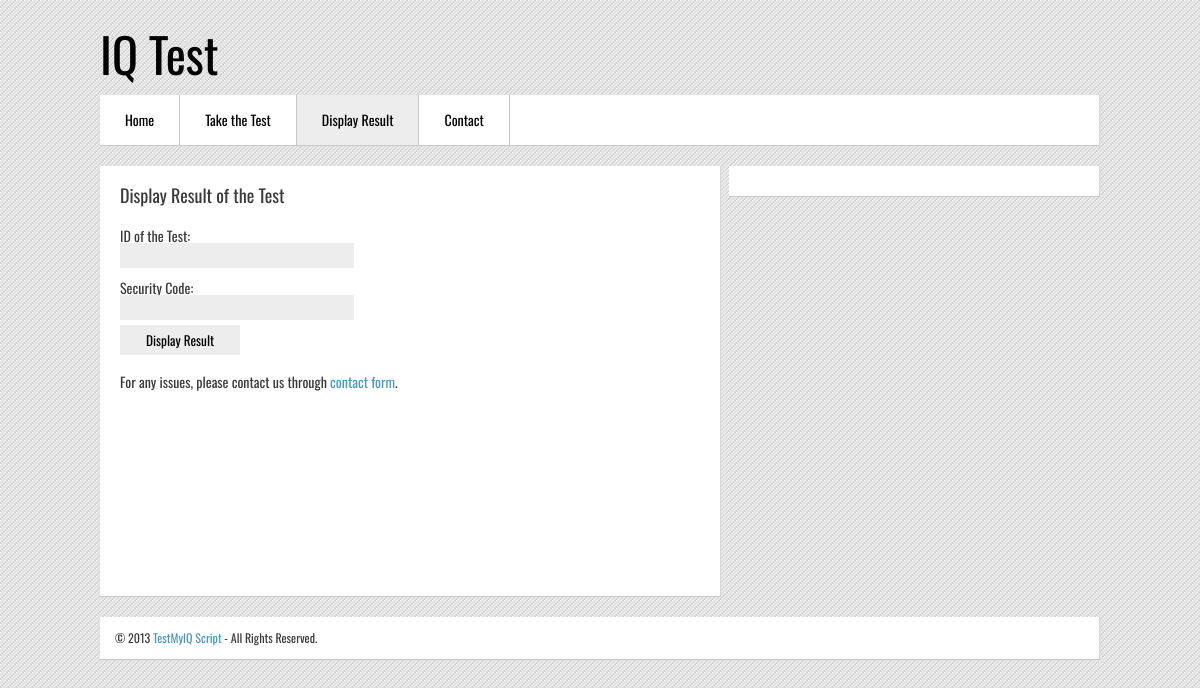
/TestYourIQ/index.php?page=vysledek, run on the app's committed database.
### tables this page shows
CREATE TABLE IF NOT EXISTS `web` (
  `ID` int(20) NOT NULL,
  `domena` varchar(255) NOT NULL,
  `kontakt` varchar(255) NOT NULL,
  `webtitle` varchar(255) NOT NULL,
  `headercode` text NOT NULL,
  `footercode` text NOT NULL,
  `footerlink` text NOT NULL,
  PRIMARY KEY (`ID`),
  UNIQUE KEY `ID` (`ID`),
  UNIQUE KEY `domena` (`domena`)
);

### TestYourIQ/index.php (the view, shortened to what this page needs)
<?php
	$query2 = MySQL_Query("SELECT * FROM `hlavicka`") or die (mysql_error());
	$query3 = MySQL_Query("SELECT * FROM `web`") or die (mysql_error());
	$Vysledek2 = mysql_fetch_array($query2);
	$Vysledek3 = mysql_fetch_array($query3);
	$lang= $Vysledek2['lang'];
	$footerlink= $Vysledek3['footerlink'];
	$webtitle= $Vysledek3['webtitle'];
?>
<!DOCTYPE html>
<html lang="<?php echo $lang ?>" dir="ltr">
<head>
<link href="css/style.css" rel="stylesheet" type="text/css" />
</head>
<body>
<div id="wrapper">
   <div class="header">
    <h1><a href="index.php?page=uvod"><span><?php echo $webtitle ?></span></a></h1>
   </div>
   <div class="navigation">
       <ul>
       <li><a href="index.php?page=uvod" <?php if (isset($_GET['page'])&& $_GET['page']== "uvod") echo 'class="active"'?>><?php print(_HOME); ?></a></li>
       <li><a href="start.php" <?php if (isset($_GET['page'])&& $_GET['page']== "test") echo 'class="active"'?>><?php print(_TAKETHETEST); ?></a></li>
       <li><a href="index.php?page=vysledek" <?php if (isset($_GET['page'])&& $_GET['page']== "vysledek") echo 'class="active"'?>><?php print(_SHOWRESULT); ?></a></li>
       <li><a href="index.php?page=kontakt" <?php if (isset($_GET['page'])&& $_GET['page']== "kontakt") echo 'class="active"' ?>><?php print(_CONTACT); ?></a></li>
       </ul>
   </div>
   <?php
					 if (isset($_GET['page'])){
					    $soubor=$_GET['page'];
					    $soubor2= dirname($_SERVER['SCRIPT_FILENAME'])."/".$soubor.".php";
					    if(file_exists($soubor2)){
					       if(substr_count($soubor,"../")>0){
					       }elseif($soubor=="index" or $soubor=="/index"){
					       }else{
					           include $soubor2;
					       }
					    }else{
					       include "inc/error404.php";
					    }
					  }else{
					    include "uvod.php";
					  }
?>
 <div class="footer" >
 <div class="copyright"><?php echo $footerlink ?></div>
 </div>
</div>
</body>
</html>

### TestYourIQ/css/style.css (style rules this page uses)
html, body, div, span, applet, object, iframe, h1, h2, h3, h4, h5, h6, p, blockquote, pre, a, abbr, acronym, address, big, cite, code, del, dfn, em, font, img, ins, kbd, q, s, samp, small, strike, strong, sub, sup, tt, var, b, u, i, center, dl, dt, dd, ol, ul, li, fieldset, form, label, legend, table, caption, tbody, tfoot, thead, tr, th { margin: 0;padding: 0;border: 0;outline: 0;font-size: 100%;vertical-align: baseline;background: transparent; }
body { line-height: 1; }
ol, ul { list-style: none; }
body { font-size:14px; font-family: 'Oswald', sans-serif; color:#3a3a3a; background:url(../images/backg_png.png); }
a { text-decoration:none; color:#4a99b7; }
#wrapper { width:1000px; margin:0 auto; }
#wrapper .header { height:60px; margin-bottom:5px; border:1px #003; margin-top:0px; padding-top:30px; }
#wrapper .header h1 a { font-size:48px; color:#000000; }
#wrapper .header h1 span { font-weight:lighter; }
#wrapper .navigation { font-size:14px; background-color:#FFFFFF; border-bottom:#c7c7c7 solid 1px; border-right:#d7d7d7 solid 1px; }
#wrapper .navigation a { color:#FFFFFF; }
#wrapper .navigation ul li { float:left; }
#wrapper .navigation ul li a { padding:18px 25px; display:block; border-right:1px solid #c8c7c7; color:#000000; }
#wrapper .navigation ul li a.active { background-color:#ededed; }
#wrapper .footer { background-color:#FFFFFF; border-bottom:#c7c7c7 solid 1px; border-right:#d7d7d7 solid 1px; margin-top:20px; margin-bottom:20px; font-size:12px; }
#wrapper .footer .copyright { padding:15px; }

### data on the page
web: webtitle "IQ Test", footerlink "© 2013 TestMyIQ Script - All Rights Reserved."

### other printed values
_HOME "Home"
_TAKETHETEST "Take the Test"
_SHOWRESULT "Display Result"
_CONTACT "Contact"
_READTHERESULT "Display Result of the Test"
_TESTID "ID of the Test:"
_SECURITYCODE "Security Code:"
_TEXTRESULT "For any issues, please contact us through contact form ."
